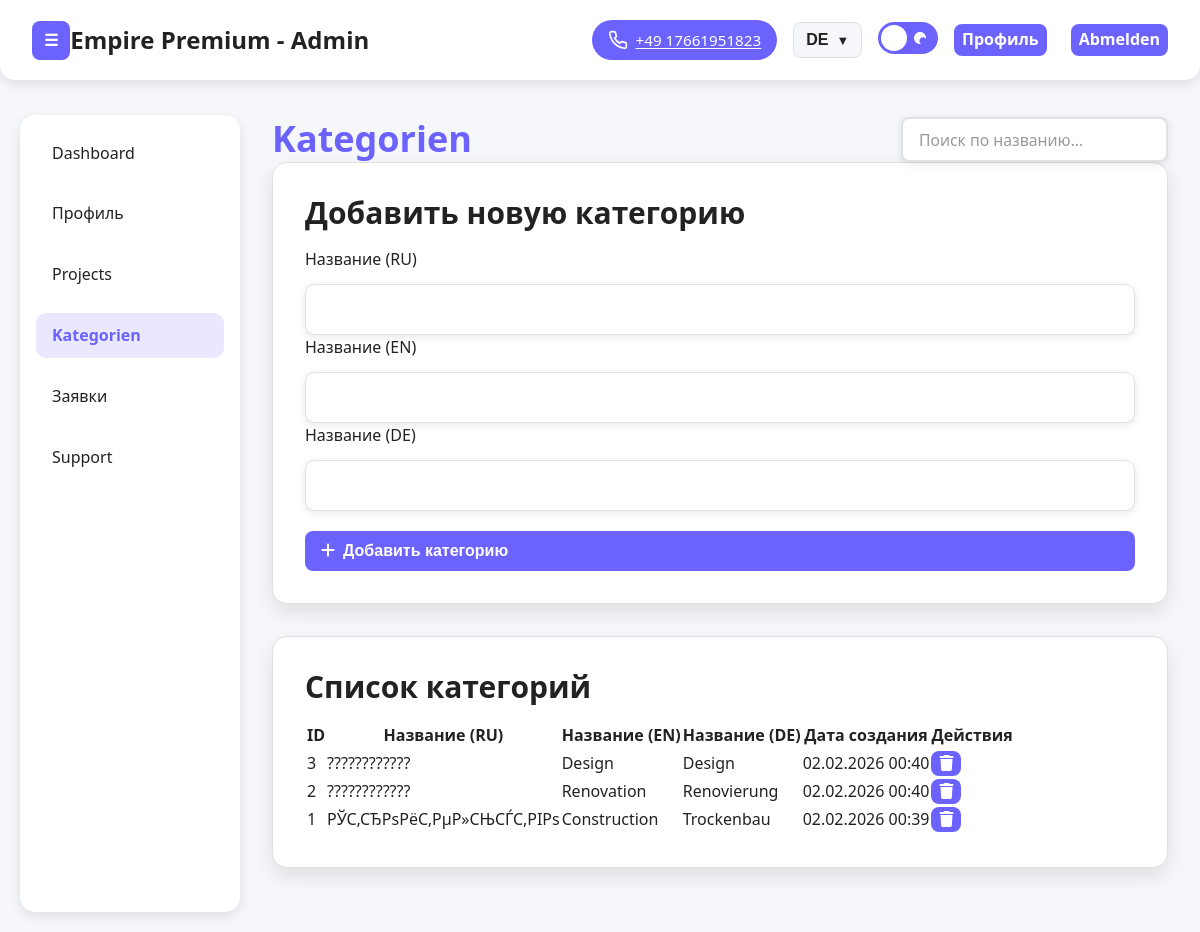
/adminka/categories/ (signed in), run on the app's committed database.
### main/models.py (models this page shows, shortened)
class Category(models.Model):
    name = models.CharField('Название (RU)', max_length=100, blank=True)
    name_en = models.CharField('Название (EN)', max_length=100, blank=True)
    name_de = models.CharField('Название (DE)', max_length=100, blank=True)
    created_at = models.DateTimeField('Дата создания', auto_now_add=True)
    class Meta:
        verbose_name = 'Категория'
        verbose_name_plural = 'Категории'
        db_table = 'categories'

### main/adminka_views.py (the view)
# urls.py: path('adminka/categories/', adminka_views.adminka_categories, name='adminka_categories'),
@login_required(login_url=settings.LOGIN_URL)
@user_passes_test(is_staff_user, login_url=settings.LOGIN_URL)
def adminka_categories(request):
    categories = Category.objects.order_by('-created_at')
    form = CategoryForm(request.POST or None)
    if request.method == 'POST' and form.is_valid():
        form.save()
        messages.success(request, 'Категория успешно создана')
        return redirect('main:adminka_categories')
    context = {
        'admin_name': request.user.get_full_name() or request.user.username,
        'categories': categories,
        'form': form,
    }
    return render(request, 'adminka/categories.html', context)

### main/forms.py
class CategoryForm(forms.ModelForm):
    class Meta:
        model = Category
        fields = ['name', 'name_en', 'name_de']

### main/adminka_views.py (called while the page is built)
def is_staff_user(user):
    return user.is_authenticated and user.is_staff

### main/context_processors.py (called while the page is built)
def cabinet_profile(request):
    context = {}
    if not request.user.is_authenticated:
        return context
    resolver_match = getattr(request, 'resolver_match', None)
    if not resolver_match:
        return context
    url_name = getattr(resolver_match, 'url_name', '') or ''
    if not url_name.startswith('cabinet_'):
        return context
    try:
        context['user_profile'] = UserProfile.objects.get(user=request.user)
    except UserProfile.DoesNotExist:
        context['user_profile'] = None
    return context

### main/templates/adminka/categories.html (shortened to what this page needs)
{% extends 'adminka/base.html' %}
{% load static %}
{% block extra_css %}
<link rel="stylesheet" href="{% static 'adminka/css/pages/categories.css' %}" />
{% endblock %}
{% block content %}
<main class="dashboard">
    <div class="page-actions" data-aos="fade-up">
        <h1 data-i18n="categories.title">Категории</h1>
        <div class="search-box">
            <input type="text" id="categoriesSearchInput" placeholder="Поиск по названию..." />
        </div>
    </div>
    <div class="card" data-aos="fade-up" data-aos-delay="100">
        <h2>Добавить новую категорию</h2>
        <form method="POST" class="category-form">
            <div class="form-row">
                <div class="form-group">
                    <label for="id_name">Название (RU)</label>
                    {{ form.name }}
                </div>
                <div class="form-group">
                    <label for="id_name_en">Название (EN)</label>
                    {{ form.name_en }}
                </div>
                <div class="form-group">
                    <label for="id_name_de">Название (DE)</label>
                    {{ form.name_de }}
                </div>
            </div>
            <button type="submit" class="btn-primary">
                <span><i class="fa-solid fa-plus"></i></span>
                <span>Добавить категорию</span>
            </button>
        </form>
    </div>
    {% if categories %}
    <div class="card categories-card" data-aos="fade-up" data-aos-delay="200">
        <h2>Список категорий</h2>
        <table class="categories-table">
            <thead>
                <tr>
                    <th>ID</th>
                    <th>Название (RU)</th>
                    <th>Название (EN)</th>
                    <th>Название (DE)</th>
                    <th>Дата создания</th>
                    <th>Действия</th>
                </tr>
            </thead>
            <tbody>
                {% for cat in categories %}
                <tr id="category-row-{{ cat.id }}" data-id="{{ cat.id }}" data-name="{{ cat.name|default:''|lower }}" data-name-en="{{ cat.name_en|default:''|lower }}" data-name-de="{{ cat.name_de|default:''|lower }}">
                    <td>{{ cat.id }}</td>
                    <td>{{ cat.name|default:"-" }}</td>
                    <td>{{ cat.name_en|default:"-" }}</td>
                    <td>{{ cat.name_de|default:"-" }}</td>
                    <td>{{ cat.created_at|date:"d.m.Y H:i" }}</td>
                    <td>
                        <button class="btn-primary danger actions" onclick="deleteCategory({{ cat.id }})" style="padding: 0.25rem 0.5rem; font-weight: 500;">
                            <i class="fa-solid fa-trash"></i>
                        </button>
                    </td>
                </tr>
                {% endfor %}
            </tbody>
        </table>
    </div>
    {% else %}
    <div class="card" style="text-align: center; padding: 3rem;">
        <h3>Категории не найдены</h3>
        <p>Добавьте первую категорию, используя форму выше</p>
    </div>
    {% endif %}
</main>
{% endblock %}

### main/static/adminka/css/themes/light.css (style rules this page uses)
:root { --color-primary: #6c63ff; --color-secondary: #5147e9; --color-accent: #ffcc00; --color-background: #f5f7fa; --color-surface: #ffffff; --color-surface-alt: #f0f1f6; --color-border: #e0e0e0; --color-border-strong: #bdbdbd; --color-shadow: rgba(0, 0, 0, 0.1); --color-shadow-strong: rgba(0, 0, 0, 0.18); --gradient-primary: linear-gradient(135deg, #6c63ff 0%, #5147e9 100%); --gradient-accent: linear-gradient(90deg, #ffcc00 0%, #ffe066 100%); --color-text-primary: #222222; --color-text-secondary: #555555; --color-text-muted: #999999; --color-text-inverse: #fff; --color-success: #28a745; --color-warning: #ffc107; --color-danger: #dc3545; --color-info: #17a2b8; --button-radius: 8px; --button-padding: 0.2rem 0.5rem; --button-font-weight: 600; --button-transition: all 0.3s ease; --button-shadow: 0 2px 8px var(--color-shadow); --card-radius: 15px; --card-padding: 1.5rem; --card-shadow: 0 4px 12px var(--color-shadow); --card-hover-shadow: 0 8px 25px rgba(0, 0, 0, 0.15); --transition-fast: 0.2s ease; --transition-normal: 0.3s ease; --transition-slow: 0.5s ease; --container-max-width: 1200px; --container-padding: 0 20px; --header-height: 70px; --footer-height: auto; --spacing-xxs: 0.125rem; --spacing-xs: 0.25rem; --spacing-sm: 0.5rem; --spacing-md: 1rem; --spacing-lg: 1.5rem; --spacing-xl: 2rem; --spacing-xxl: 3rem; --section-padding: 100px; --font-family-primary: 'Inter', -apple-system, BlinkMacSystemFont, 'Segoe UI', Roboto, sans-serif; --font-size-xs: 0.75rem; --font-size-sm: 0.875rem; --font-size-base: 1rem; --font-size-lg: 1.125rem; --font-size-xl: 1.25rem; --font-size-2xl: 1.5rem; --font-size-3xl: 1.875rem; --font-size-4xl: 2.25rem; --font-size-hero: 3.5rem; --z-dropdown: 1000; --z-sticky: 1020; --z-fixed: 1030; --z-modal-backdrop: 1040; --z-modal: 1050; --z-popover: 1060; --z-tooltip: 1070; --breakpoint-xs: 480px; --breakpoint-sm: 768px; --breakpoint-md: 992px; --breakpoint-lg: 1200px; --breakpoint-xl: 1400px; }
* { box-sizing: border-box; margin: 0; padding: 0; }
.btn-primary { background-color: var(--color-primary); color: #fff; border-radius: var(--button-radius); padding: 0.4rem 1rem; font-weight: var(--button-font-weight); border: none; cursor: pointer; text-decoration: none; display: inline-flex; align-items: center; gap: 0.5rem; text-wrap-mode: nowrap; height: 40px; }
html { scroll-behavior: smooth; }
body { font-family: var(--font-family-primary); font-size: var(--font-size-base); line-height: 1.6; color: var(--color-text-primary); background-color: var(--color-background); -webkit-font-smoothing: antialiased; -moz-osx-font-smoothing: grayscale; }
.card { background-color: var(--color-surface); border-radius: var(--card-radius); box-shadow: var(--card-shadow); padding: var(--card-padding); transition: var(--transition-normal); border: 1px solid var(--color-border); }
h1, h2, h3, h4, h5, h6 { font-weight: 700; line-height: 1.2; margin-bottom: var(--spacing-md); color: var(--color-text-primary); }
h1 { font-size: var(--font-size-4xl); }
h2 { font-size: var(--font-size-3xl); }

### main/static/adminka/css/forms.css (style rules this page uses)
form { display: flex; flex-direction: column; gap: 1.25rem; width: 100%; }
.form-group { display: flex; flex-direction: column; gap: 0.5rem; position: relative; }
label { color: var(--color-text-primary); font-weight: 500; font-size: 1rem; margin-bottom: 0.2rem; transition: color 0.2s; }
input[type="text"], input[type="email"], input[type="password"], input[type="number"], input[type="tel"], input[type="search"], input[type="date"], input[type="url"], textarea, select { width: 100%; padding: 0.85rem 1.1rem; border: 1.5px solid var(--color-border); border-radius: 10px; background: var(--color-surface); color: var(--color-text-primary); font-size: 1rem; font-family: inherit; outline: none; transition: border 0.2s, box-shadow 0.2s, background 0.2s; box-shadow: 0 2px 8px var(--color-shadow); resize: none; box-sizing: border-box; }
input::placeholder, textarea::placeholder { color: var(--color-text-muted); opacity: 1; font-size: 0.98em; transition: color 0.2s; }
button, input[type="submit"] { color: #fff; border: none; border-radius: var(--button-radius, 8px); padding: var(--button-padding, 0.5rem 1rem); font-weight: var(--button-font-weight, 600); font-size: 1rem; cursor: pointer; transition: background 0.18s, box-shadow 0.18s; }
:root { --color-primary-light: rgba(108, 99, 255, 0.2); }

### data on the page
Category: id "3", name "????????????", name_en "Design", name_de "Design", created_at "02.02.2026 00:40"
Category: id "2", name "????????????", name_en "Renovation", name_de "Renovierung", created_at "02.02.2026 00:40"
Category: id "1", name "РЎС‚СЂРѕРёС‚РµР»СЊСЃС‚РІРѕ", name_en "Construction", name_de "Trockenbau", created_at "02.02.2026 00:39"
